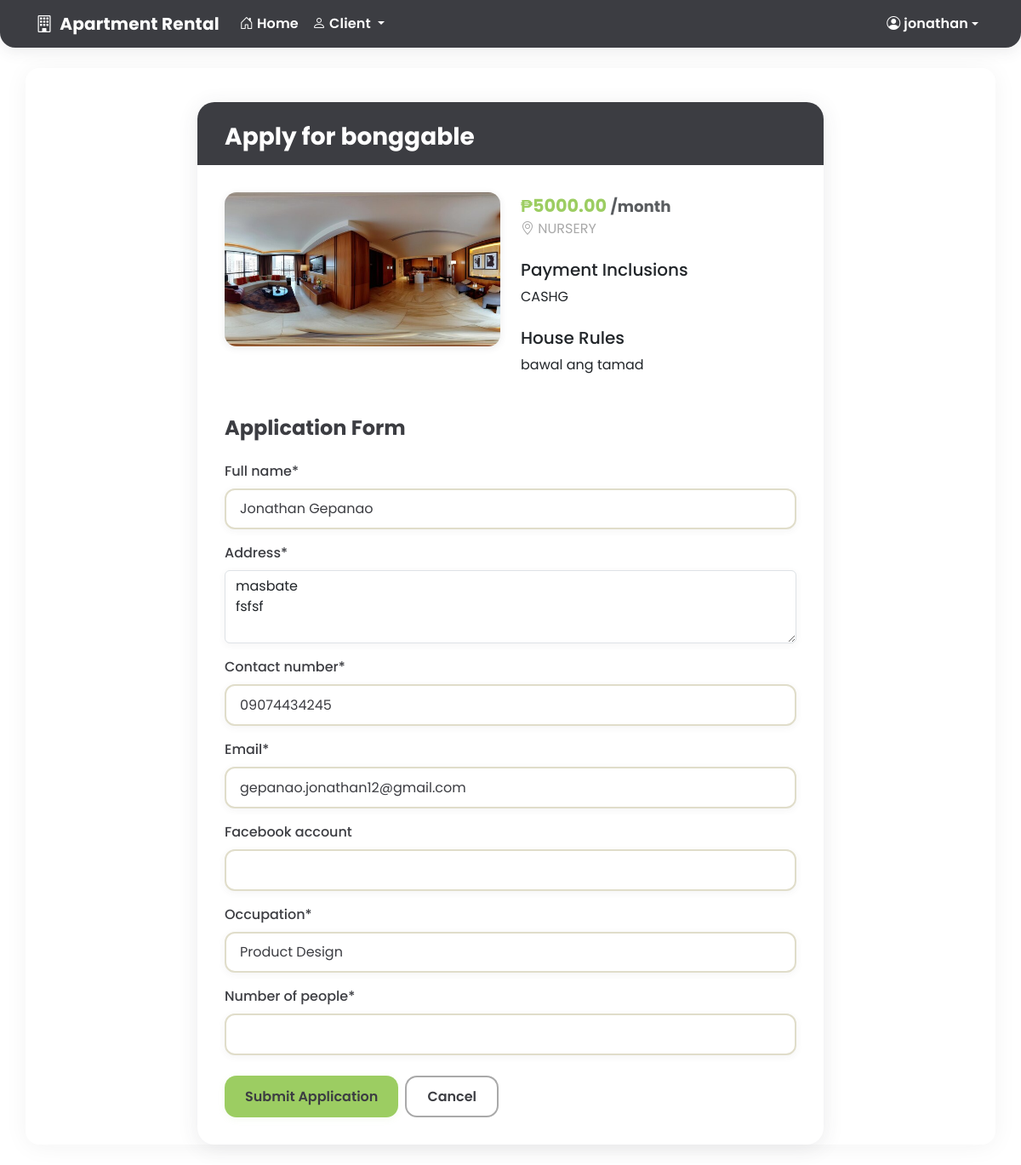
/client/units/5/ (signed in), run on the app's committed database.
### core/models.py (models this page shows, shortened)
class User(AbstractUser):
    CLIENT = 1
    TENANT = 2
    ADMIN = 3
    ROLE_CHOICES = (
        (CLIENT, 'Client'),
        (TENANT, 'Tenant'),
        (ADMIN, 'Admin'),
    )
    role = models.PositiveSmallIntegerField(choices=ROLE_CHOICES, default=CLIENT)
    phone_number = models.CharField(max_length=20, blank=True, null=True)
    facebook_account = models.CharField(max_length=100, blank=True, null=True)
    address = models.TextField(blank=True, null=True)
    occupation = models.CharField(max_length=100, blank=True, null=True)
    profile_picture = models.ImageField(upload_to='profile_pics/', blank=True, null=True)

class Unit(models.Model):
    AVAILABLE = 1
    OCCUPIED = 2
    STATUS_CHOICES = (
        (AVAILABLE, 'Available'),
        (OCCUPIED, 'Occupied'),
    )
    name = models.CharField(max_length=100)
    description = models.TextField()
    monthly_price = models.DecimalField(max_digits=10, decimal_places=2)
    location = models.CharField(max_length=200)
    payment_inclusions = models.TextField()
    house_rules = models.TextField()
    status = models.PositiveSmallIntegerField(choices=STATUS_CHOICES, default=AVAILABLE)
    main_image = models.ImageField(upload_to='units/')
    created_at = models.DateTimeField(auto_now_add=True)
    updated_at = models.DateTimeField(auto_now=True)

### core/views.py (the view)
# urls.py: path('client/units/<int:pk>/', views.client_unit_detail, name='client_unit_detail'),
@login_required
def client_unit_detail(request, pk):
    if request.user.role != User.CLIENT:
        return redirect('dashboard')
    unit = get_object_or_404(Unit, pk=pk)
    if request.method == 'POST':
        form = ApplicationForm(request.POST)
        if form.is_valid():
            application = form.save(commit=False)
            application.client = request.user
            application.unit = unit
            application.save()
            messages.success(request, 'Application submitted successfully!')
            return redirect('client_dashboard')
    else:
        initial_data = {
            'full_name': f"{request.user.first_name} {request.user.last_name}",
            'address': request.user.address,
            'contact_number': request.user.phone_number,
            'email': request.user.email,
            'facebook_account': request.user.facebook_account,
            'occupation': request.user.occupation,
        }
        form = ApplicationForm(initial=initial_data)
    return render(request, 'client/unit_detail.html', {'unit': unit, 'form': form})

### core/forms.py
class ApplicationForm(forms.ModelForm):
    class Meta:
        model = Application
        fields = ['full_name', 'address', 'contact_number', 'email',
                 'facebook_account', 'occupation', 'number_of_people']
        widgets = {
            'address': forms.Textarea(attrs={'rows': 3}),
        }

### templates/client/unit_detail.html (shortened to what this page needs)
{% extends 'base.html' %}
{% load crispy_forms_tags %}
{% block content %}
<div class="row justify-content-center unit-detail-container">
    <div class="col-md-8">
        <div class="unit-detail-card">
            <div class="unit-detail-header">
                <h3 class="unit-detail-title">Apply for {{ unit.name }}</h3>
            </div>
            <div class="unit-detail-body">
                <div class="row mb-4">
                    <div class="col-md-6">
                        <img id="unit-detail-fallback-img" src="{{ unit.main_image.url }}" class="unit-detail-img" alt="{{ unit.name }}">
                    </div>
                    <div class="col-md-6">
                        <div class="unit-detail-section">
                            <div class="unit-detail-price">₱{{ unit.monthly_price|floatformat:2 }} <small class="text-muted">/month</small></div>
                            <div class="unit-detail-location"><i class="bi bi-geo-alt"></i> {{ unit.location }}</div>
                        </div>
                        <div class="unit-detail-section">
                            <h5>Payment Inclusions</h5>
                            <p>{{ unit.payment_inclusions }}</p>
                        </div>
                        <div class="unit-detail-section">
                            <h5>House Rules</h5>
                            <p>{{ unit.house_rules }}</p>
                        </div>
                    </div>
                </div>
                <h4 class="mb-4" style="font-weight:700;color:var(--charcoal);">Application Form</h4>
                <form method="post">
                    {{ form|crispy }}
                    <div class="d-flex gap-2 mt-4">
                        <button type="submit" class="unit-detail-btn-primary">Submit Application</button>
                        <a href="{% url 'client_units' %}" class="unit-detail-btn-outline">Cancel</a>
                    </div>
                </form>
            </div>
        </div>
    </div>
</div>
{% endblock %}

### templates/partials/_navbar.html (shortened to what this page needs)
<nav class="navbar navbar-expand-lg navbar-charcoal">
    <div class="container">
        <a class="navbar-brand fw-bold d-flex align-items-center" href="{% url 'home' %}">
            <i class="bi bi-building me-2"></i>Apartment Rental
        </a>
        <div class="collapse navbar-collapse" id="navbarNav">
            <ul class="navbar-nav me-auto">
                <li class="nav-item">
                    <a class="nav-link" href="{% url 'home' %}">
                        <i class="bi bi-house-door me-1"></i>Home
                    </a>
                </li>
                {% if user.is_authenticated %}
                    {% if user.role == user.ADMIN or user.is_superuser %}
                        <li class="nav-item dropdown">
                            <a class="nav-link dropdown-toggle" href="#" id="adminDropdown" role="button" data-bs-toggle="dropdown">
                                <i class="bi bi-speedometer2 me-1"></i>Admin
                            </a>
                            <ul class="dropdown-menu">
                                <li><a class="dropdown-item" href="{% url 'admin_dashboard' %}"><i class="bi bi-grid me-2"></i>Dashboard</a></li>
                                <li><a class="dropdown-item" href="{% url 'admin_units_list' %}"><i class="bi bi-house-gear me-2"></i>Units</a></li>
                                <li><a class="dropdown-item" href="{% url 'admin_applications' %}"><i class="bi bi-file-earmark-text me-2"></i>Applications</a></li>
                                <li><a class="dropdown-item" href="{% url 'admin_tenants' %}"><i class="bi bi-people me-2"></i>Tenants</a></li>
                                <li><a class="dropdown-item" href="{% url 'admin_payments' %}"><i class="bi bi-cash-stack me-2"></i>Payments</a></li>
                                <li><a class="dropdown-item" href="{% url 'admin_announcements' %}"><i class="bi bi-megaphone me-2"></i>Announcements</a></li>
                                <li><a class="dropdown-item" href="{% url 'admin_leave_requests' %}"><i class="bi bi-door-open me-2"></i>Leave Requests</a></li>
                                <li><a class="dropdown-item" href="{% url 'admin_messages' %}"><i class="bi bi-chat-left-text me-2"></i>Messages</a></li>
                            </ul>
                        </li>
                    {% elif user.role == user.CLIENT %}
                        <li class="nav-item dropdown">
                            <a class="nav-link dropdown-toggle" href="#" id="clientDropdown" role="button" data-bs-toggle="dropdown">
                                <i class="bi bi-person me-1"></i>Client
                            </a>
                        </li>
                    {% endif %}
                {% endif %}
            </ul>
            <ul class="navbar-nav">
                {% if user.is_authenticated %}
                    <li class="nav-item dropdown">
                        <a class="nav-link dropdown-toggle d-flex align-items-center" href="#" id="userDropdown" role="button" data-bs-toggle="dropdown">
                            <i class="bi bi-person-circle me-1"></i>
                            <span class="d-none d-lg-inline">{{ user.username|truncatechars:12 }}</span>
                        </a>
                    </li>
                {% endif %}
            </ul>
        </div>
    </div>
</nav>

### static/css/style.css (style rules this page uses)
:root { --charcoal: #3C3D42; --kiwi-green: #9CCD62; --soft-cream: #F6F8E2; --sage-beige: #E0DDCA; --cloud-white: #FFFFFF; --error-red: #D9534F; --sky-blue: #5BC0DE; --success-olive: #6BA539; --neutral-gray: #A9A9A9; }
input[type="text"], input[type="email"], input[type="password"], input[type="number"], input[type="file"], input[type="date"], input[type="datetime-local"], input[type="time"], input[type="url"], input[type="search"], select, textarea { font-family: 'Poppins', Arial, sans-serif; background: var(--cloud-white); color: var(--charcoal); border: 2px solid var(--sage-beige); border-radius: 12px; padding: 0.65rem 1rem; font-size: 1rem; box-shadow: 0 2px 8px 0 rgba(60, 61, 66, 0.06); transition: border 0.2s, box-shadow 0.2s; outline: none; margin-bottom: 0.5rem; }
label { font-family: 'Poppins', Arial, sans-serif; color: var(--charcoal); font-weight: 500; margin-bottom: 0.25rem; }
a { text-decoration: none; }

### templates/partials/_navbar.html (style rules this page uses)
.navbar-charcoal { background-color: var(--charcoal) !important; color: var(--cloud-white) !important; border-radius: 0 0 18px 18px; box-shadow: 0 4px 18px 0 rgba(60, 61, 66, 0.10); font-family: 'Poppins', Arial, sans-serif !important; padding-top: 0.5rem; padding-bottom: 0.5rem; }
.navbar-charcoal .navbar-brand, .navbar-charcoal .nav-link, .navbar-charcoal .bi { color: var(--cloud-white) !important; font-family: 'Poppins', Arial, sans-serif !important; font-weight: 600; letter-spacing: 0.01em; }

### templates/client/unit_detail.html (style rules this page uses)
.unit-detail-container { font-family: 'Poppins', Arial, sans-serif !important; margin-top: 2.5rem; }
.unit-detail-card { background: var(--cloud-white); border-radius: 20px; box-shadow: 0 4px 24px 0 rgba(60, 61, 66, 0.10); border: none; }
.unit-detail-header { background: var(--charcoal); color: var(--cloud-white); border-radius: 20px 20px 0 0; padding: 1.5rem 2rem 1rem 2rem; }
.unit-detail-header h3 { font-weight: 700; margin: 0; }
.unit-detail-body { padding: 2rem; }
.unit-detail-img { border-radius: 14px; box-shadow: 0 2px 8px 0 rgba(60, 61, 66, 0.10); width: 100%; object-fit: cover; margin-bottom: 1rem; }
.unit-detail-title { font-weight: 700; }
.unit-detail-price { color: var(--kiwi-green); font-weight: 700; font-size: 1.3rem; }
.unit-detail-location { color: var(--neutral-gray); font-size: 1rem; }
.unit-detail-section { margin-bottom: 1.5rem; }
.unit-detail-btn-primary { background: var(--kiwi-green); color: var(--charcoal); border-radius: 14px; font-weight: 600; border: none; box-shadow: 0 2px 8px 0 rgba(156, 205, 98, 0.10); padding: 0.65rem 1.5rem; font-size: 1rem; margin-bottom: 0; transition: background 0.2s, color 0.2s; }
.unit-detail-btn-outline { background: var(--cloud-white); color: var(--charcoal); border-radius: 14px; font-weight: 600; border: 2px solid var(--neutral-gray); padding: 0.65rem 1.5rem; transition: border 0.2s, color 0.2s, background 0.2s; }

### data on the page
User: username "jonathan", address "masbate fsfsf", email "gepanao.jonathan12@gmail.com", occupation "Product Design"
Unit: name "bonggable", main_image (picture), monthly_price "5000.00", location "NURSERY", payment_inclusions "CASHG", house_rules "bawal ang tamad"
